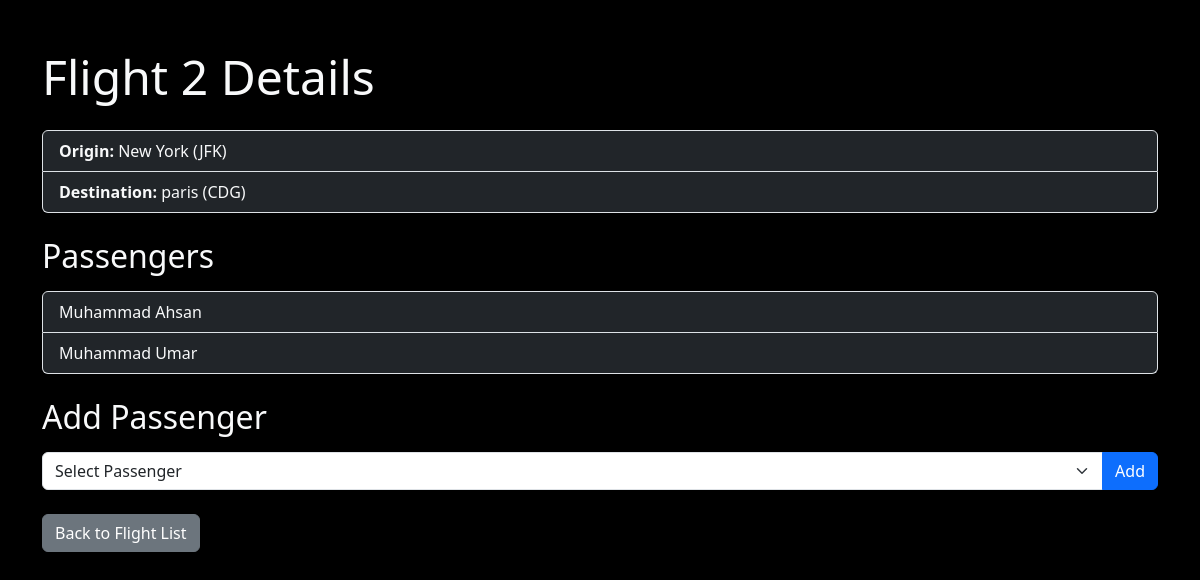
The app's page /flights/2, older data.
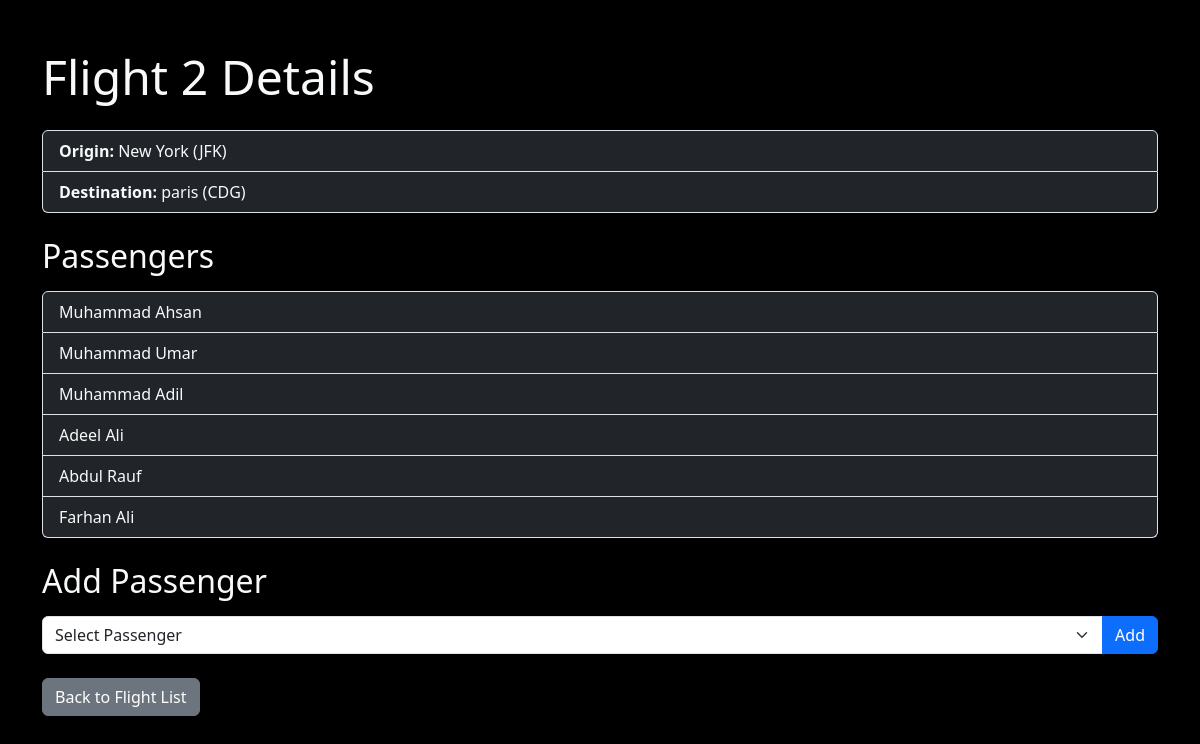
The same page, newer data.
### flights/models.py (models this page shows)
class Passenger(models.Model):
    first = models.CharField(max_length=64)
    last = models.CharField(max_length=64)
    flights = models.ManyToManyField(Flight , blank=True, related_name="passengers")
    def __str__(self):
        return f'{self.first} {self.last}'

### flights/views.py (the view)
# urls.py: path("<int:flight_id>", views.flight, name="flight"),
def flight(request , flight_id):
    flight = Flight.objects.get(pk=flight_id)
    return render(request, "flights/flight.html",{
        "flight":flight,
        "passengers": flight.passengers.all(),
        "non_passengers":Passenger.objects.exclude(flights=flight).all()
    })

### flights/models.py (called while the page is built)
    def __str__(self):
        return f"{self.city} ({self.code})"

### flights/templates/flights/flight.html (shortened to what this page needs)
{% extends "flights/layout.html" %}
{% block body %}
<div class="container my-5">
    <h1 class="display-5 text-light mb-4">Flight {{ flight.id }} Details</h1>
    <ul class="list-group mb-4">
        <li class="list-group-item bg-dark text-light">
            <strong>Origin:</strong> {{ flight.origin }}
        </li>
        <li class="list-group-item bg-dark text-light">
            <strong>Destination:</strong> {{ flight.destination }}
        </li>
    </ul>
    <h2 class="text-light mb-3">Passengers</h2>
    <ul class="list-group mb-4">
        {% for passenger in passengers %}
            <li class="list-group-item bg-dark text-light">{{ passenger }}</li>
        {% empty %}
            <li class="list-group-item bg-dark text-light">No passengers.</li>
        {% endfor %}
    </ul>
    <h2 class="text-light mb-3">Add Passenger</h2>
    <form action="{% url 'book' flight.id %}" method="post" class="mb-4">
        <div class="input-group">
            <select class="form-select" name="passenger" required>
                <option selected disabled>Select Passenger</option>
            </select>
            <button type="submit" class="btn btn-primary">Add</button>
        </div>
    </form>
    <a href="{% url 'index' %}" class="btn btn-secondary">Back to Flight List</a>
</div>
{% endblock %}

Row changes from the older to the newer data that the page shows:
added Passenger: first+last "Muhammad Adil"
added Passenger: first+last "Adeel Ali"
now on this page (row unchanged): Passenger: first+last "Abdul Rauf"
added Passenger: first+last "Farhan Ali"
